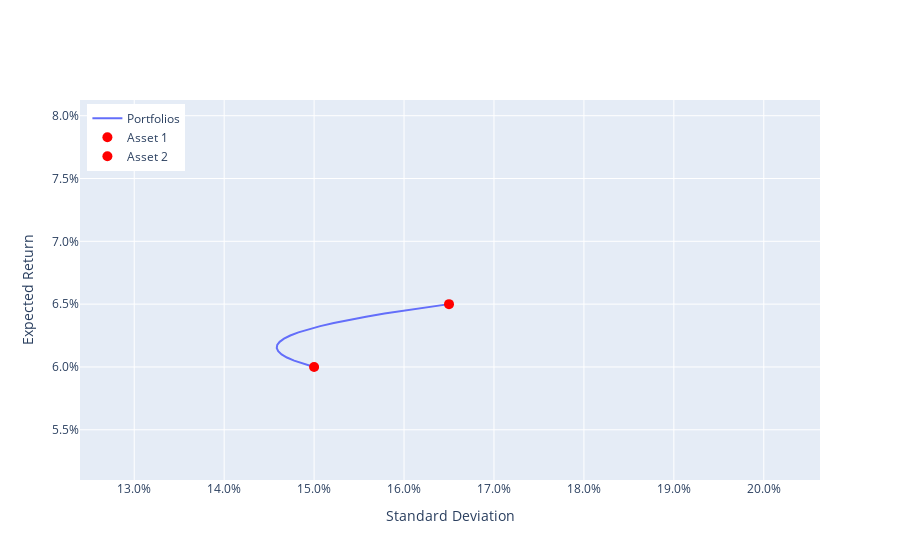

Notebook code cell kept with this figure:
### Code cell
fig = go.Figure()

# Plot portfolios
trace= go.Scatter(x=df.port_sd, y=df.port_expret, name='Portfolios')
fig.add_trace(trace)

# Plot underlying assets
trace1= go.Scatter(x=[SDS[0]], y=[MNS[0]],mode="markers", marker=dict(size=10, color="red"), name='Asset 1')
fig.add_trace(trace1)
trace2= go.Scatter(x=[SDS[1]], y=[MNS[1]],mode="markers", marker=dict(size=10, color="red"), name='Asset 2')
fig.add_trace(trace2)

# Formatting
fig.layout.yaxis["title"] = "Expected Return"
fig.layout.xaxis["title"] = "Standard Deviation"
fig.update_yaxes(tickformat=".1%")
fig.update_xaxes(tickformat=".1%")
fig.update_xaxes(range=[0.85 * df["port_sd"].min(), 1.25 * df["port_sd"].max()])
fig.update_yaxes(range=[0.85 * df["port_expret"].min(), 1.25 * df["port_expret"].max()])
fig.update_layout(legend=dict(yanchor="top", y=0.99, xanchor="left", x=0.01))
fig.show()

### Figure 1 — Plotly figure (JSON) as saved in the notebook; plotly's stock layout.template omitted (floating-point values rounded to 4 significant figures)
{"data": [{"name": "Portfolios", "type": "scatter", "x": [0.165, 0.1625, 0.1601, 0.1578, 0.1558, 0.1539, 0.1522, 0.1507, 0.1494, 0.1483, 0.1474, 0.1467, 0.1462, 0.1459, 0.1458, 0.146, 0.1464, 0.147, 0.1478, 0.1488, 0.15], "y": [0.065, 0.06475, 0.0645, 0.06425, 0.064, 0.06375, 0.0635, 0.06325, 0.063, 0.06275, 0.0625, 0.06225, 0.062, 0.06175, 0.0615, 0.06125, 0.061, 0.06075, 0.0605, 0.06025, 0.06]}, {"marker": {"color": "red", "size": 10}, "mode": "markers", "name": "Asset 1", "type": "scatter", "x": [0.15], "y": [0.06]}, {"marker": {"color": "red", "size": 10}, "mode": "markers", "name": "Asset 2", "type": "scatter", "x": [0.165], "y": [0.065]}], "layout": {"legend": {"x": 0.01, "xanchor": "left", "y": 0.99, "yanchor": "top"}, "xaxis": {"range": [0.124, 0.2063], "tickformat": ".1%", "title": {"text": "Standard Deviation"}}, "yaxis": {"range": [0.051, 0.08125], "tickformat": ".1%", "title": {"text": "Expected Return"}}}}
